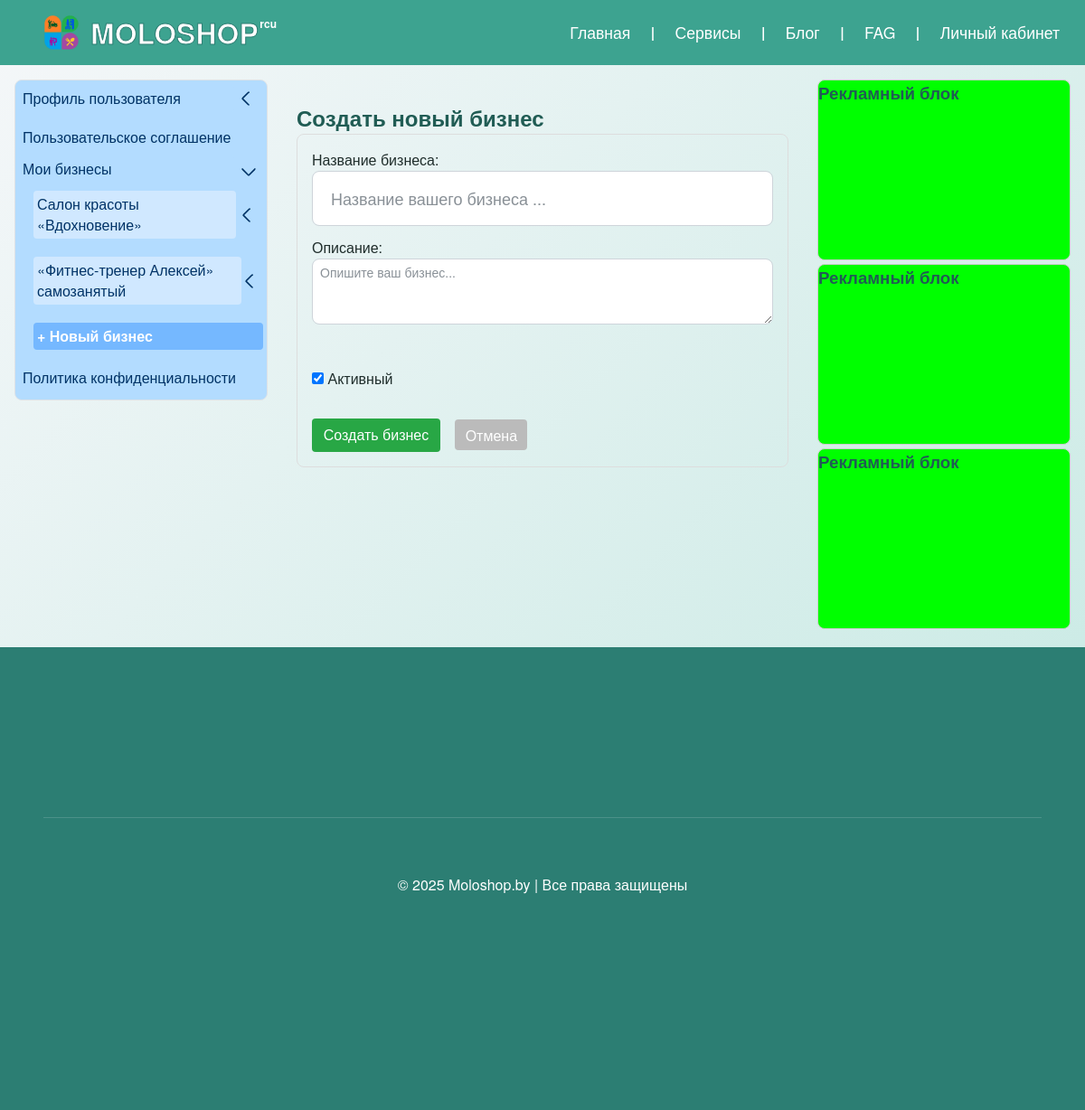
Page /business/create/ (signed in) on the earlier database version.
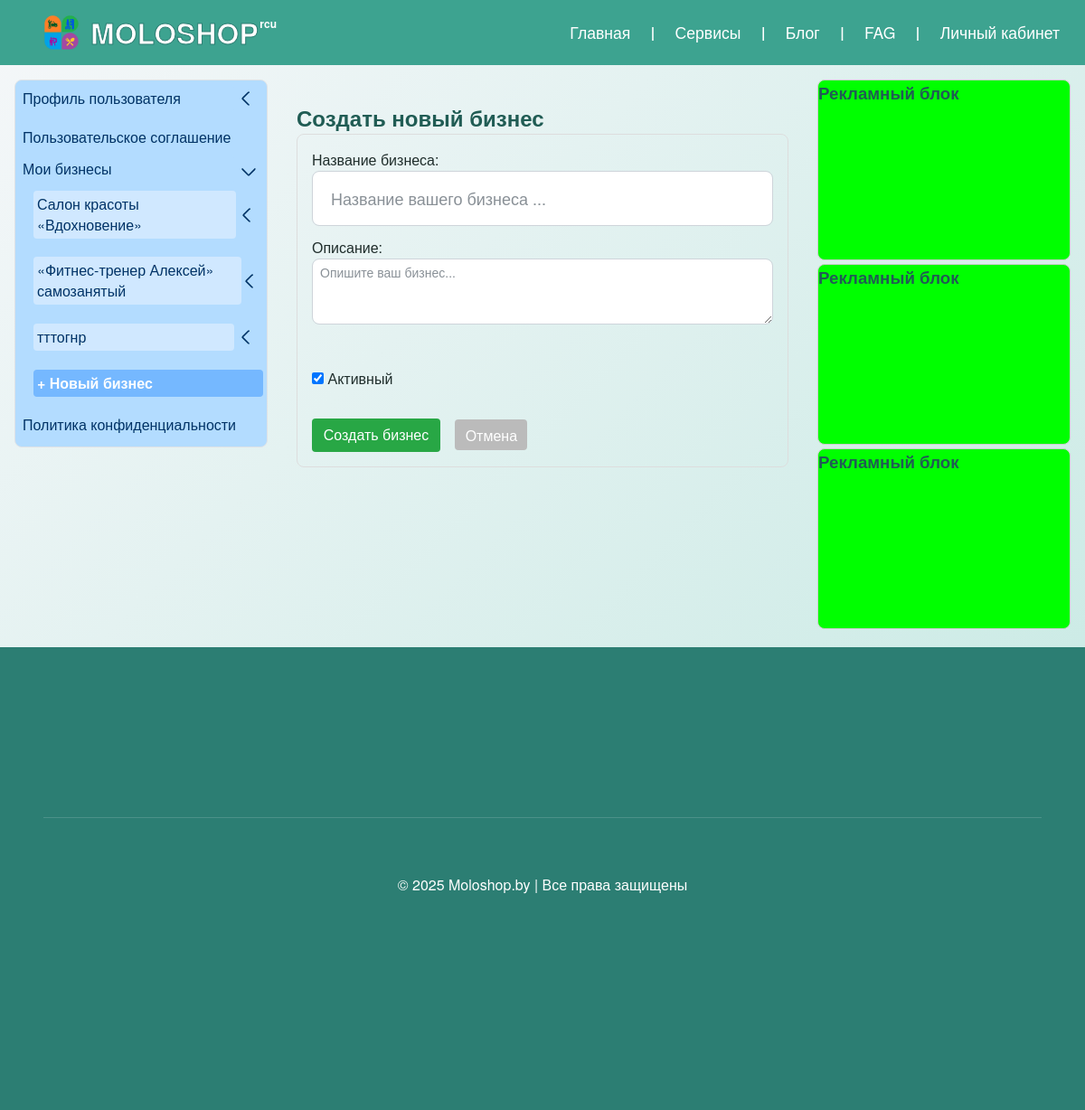
Same page on the later database version.
### apps/users/models/menu.py (models this page shows, shortened)
class ProfileMenuCategory(UUIDModel, MPTTModel):
    user = models.ForeignKey(
        settings.AUTH_USER_MODEL,
        on_delete=models.CASCADE,
        related_name="profile_menu_categories",
        verbose_name="Пользователь",
        null=True,
        blank=True,
        help_text="Пользователь для персональных пунктов меню. Пусто — для общего меню."
    )
    name = models.CharField(max_length=100, verbose_name="Название пункта меню")
    url = models.CharField(max_length=200, blank=True, verbose_name="Имя URL-шаблона",
                           help_text="Имя URL-шаблона с namespace (например: 'landing:policy_detail')")
    url_params = models.JSONField(blank=True, null=True, verbose_name="Параметры для URL",
                                 help_text='Параметры для reverse(), например: {"slug":"politika-konfidentsialnosti"}')
    external_url = models.URLField(blank=True, null=True, verbose_name="Внешняя ссылка",
                                   help_text="Внешняя ссылка (например: https://t.me/moloshop)")
    parent = TreeForeignKey("self", on_delete=models.CASCADE, null=True, blank=True,
                           related_name="children", verbose_name="Родительский пункт меню")
    order = models.PositiveIntegerField(default=0, verbose_name="Порядок сортировки")
    is_active_link = models.BooleanField(default=True, verbose_name="Активная ссылка",
                                         help_text="Если выключена, пункт меню не активен")
    updated_at = models.DateTimeField(auto_now=True, verbose_name="Дата обновления")
    class MPTTMeta:
        order_insertion_by = ["order"]
    class Meta:
        app_label = "users"
        verbose_name = "Пункт меню"
        verbose_name_plural = "Меню личного кабинета"
        ordering = ["order"]
        unique_together = ("user", "name", "parent")
    def get_absolute_url(self):
        from django.urls import reverse
        if self.url:
            try:
                if self.url_params:
                    return reverse(self.url, kwargs=self.url_params)
                return reverse(self.url)
            except Exception:
                return "#"
        elif self.external_url:
            return self.external_url
        return "#"

### apps/business/views/business_options.py (the view)
# urls.py: path("create/", business_create, name="business_create"),
@login_required
def business_create(request):
    if request.method == "POST":
        form = BusinessForm(request.POST, request.FILES)
        if form.is_valid():
            business = form.save(commit=False)
            business.owner = request.user
            business.save()
            root_menu = get_object_or_404(ProfileMenuCategory, user__isnull=True, name="Мои бизнесы", parent=None)
            business_menu = ProfileMenuCategory.objects.create(
                user=request.user,
                name=business.title,
                url='business:business_edit',
                url_params={'business_slug': business.slug},
                order=0,
                parent=root_menu,
            )
            ProfileMenuCategory.objects.create(
                user=request.user,
                name='Адрес',
                url='business:business_address_edit',
                url_params={'business_slug': business.slug},
                order=1,
                parent=business_menu,
            )
            ProfileMenuCategory.objects.create(
                user=request.user,
                name='Контакты',
                url='business:business_contacts_edit',
                url_params={'business_slug': business.slug},
                order=2,
                parent=business_menu,
            )
            ProfileMenuCategory.objects.create(
                user=request.user,
                name='Товары',
                url='business:goods_list',
                url_params={'business_slug': business.slug},
                order=3,
                parent=business_menu,
            )
            ProfileMenuCategory.objects.create(
                user=request.user,
                name='Услуги',
                url='business:service_list',
                url_params={'business_slug': business.slug},
                order=4,
                parent=business_menu,
            )
            messages.success(request, "Бизнес успешно создан и добавлен в меню.")
            return redirect("business:business_edit", business.slug)
    else:
        form = BusinessForm()
    return render(request, "business/showcase/business_create.html", {"form": form})

### apps/core/models/footer_menu.py (called while the page is built)
    def get_col_desktop(self):
        if self.col_desctop:
            return self.col_desctop
        return 4 if self.parent is None and self.order < 4 else 12

    def get_col_md(self):
        return self.col_md or 12

    def get_url(self):
        if self.external_url:
            return self.external_url
        if not self.url or self.url == "#":
            return "#"
        try:
            return reverse(self.url, kwargs=self.url_params or {})
        except NoReverseMatch:
            return "#"

### apps/core/templatetags/footer_menu.py (called while the page is built)
@register.inclusion_tag("core/includes/footer_menu.html", takes_context=True)
def render_footer_menu(context):
    request = context["request"]
    parents = FooterMenuCategory.objects.filter(parent__isnull=True, is_active_link=True).order_by("order")
    return {
        "parents": parents,
        "request": request,
    }

### apps/core/templatetags/string_filters.py (called while the page is built)
@register.filter
def startswith(value, prefix: str) -> bool:
    if not isinstance(value, str):
        return False
    return value.startswith(prefix)

### apps/business/templates/business/showcase/business_create.html (shortened to what this page needs)
{% extends "users/base_userpanel.html" %}
{% load static %}
{% block users_content %}
<div class="container" style="margin-top:1.5rem; margin-bottom:2rem;">
  <h2>Создать новый бизнес</h2>
  <div style="border:1px solid #ddd; border-radius:8px; padding:1rem;">
    <form method="post" enctype="multipart/form-data">
      <div style="margin-bottom:0.75rem;">
        {{ form.title.label_tag }}<br>
        {{ form.title }}
      </div>
      <div style="margin-bottom:0.75rem;">
        {{ form.description.label_tag }}<br>
        {{ form.description }}
      </div>
      <div style="margin-bottom:0.75rem;">
        {{ form.logo.label_tag }}<br>
      </div>
      <div style="margin-bottom:1rem;">
        {{ form.is_visible }} <label for="{{ form.is_visible.id_for_label }}">{{ form.is_visible.label }}</label>
      </div>
      <div style="margin-top:1rem;">
        <button type="submit" style="padding:0.4rem 0.8rem; border:none; background:#28a745; color:#fff; border-radius:4px;">
          Создать бизнес
        </button>
        <a href="{% url 'business:business_list' %}" style="margin-left:0.75rem; padding:0.35rem 0.7rem; background:#bbb; color:#fff; text-decoration:none; border-radius:4px;">
          Отмена
        </a>
      </div>
    </form>
  </div>
</div>
{% endblock %}

### apps/users/templates/users/components/user_menu.html (shortened to what this page needs)
<div class="user-menu-wrapper mb-4 border rounded">
  <nav class="user-menu">
    {% for section in menu_sections %}
      <div class="menu-section">
        {% if section.children.exists %}
          <div class="menu-header-wrap">
            <a href="{{ section.get_absolute_url }}"
               class="menu-header{% if current_path == section.get_absolute_url %} active{% endif %}">
              {{ section.name }}
            </a>
            <label for="toggle-section-{{ section.pk }}" class="chevron-toggle" aria-label="Развернуть меню">
              <span class="chevron-icon"></span>
            </label>
          </div>
          <div class="submenu-wrapper">
            <div class="submenu">
              {% for group in section.children.all %}
                <div class="submenu-group">
                  {% if group.children.exists %}
                    <div class="submenu-header-wrap">
                      <a href="{{ group.get_absolute_url }}"
                         class="submenu-header{% if current_path == group.get_absolute_url %} active{% endif %}">
                        {{ group.name }}
                      </a>
                      <label for="toggle-group-{{ group.pk }}" class="chevron-toggle" aria-label="Развернуть подменю">
                        <span class="chevron-icon"></span>
                      </label>
                    </div>
                  {% else %}
                    <div class="submenu-header-wrap">
                      <a href="{{ group.get_absolute_url }}"
                         class="submenu-header{% if current_path == group.get_absolute_url %} active{% endif %}">
                        {{ group.name }}
                      </a>
                    </div>
                  {% endif %}
                </div>
              {% endfor %}
            </div>
          </div>
        {% else %}
          <div class="menu-header-wrap">
            <a href="{{ section.get_absolute_url }}"
               class="menu-header{% if current_path == section.get_absolute_url %} active{% endif %}">
              {{ section.name }}
            </a>
          </div>
        {% endif %}
      </div>
    {% endfor %}
  </nav>
</div>

Differences in the rows shown:
added ProfileMenuCategory: name "тттогнр", shown under "Мои бизнесы"
